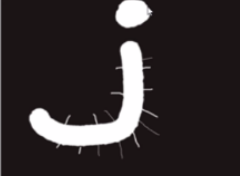
#> input picture img/img_erosion-dilation.png, 240 x 176 px
$ python img_erosion-dilation.py
#> lines starting #> are read from the running program, lines starting #| are printed output that depends on the picture
#图像被腐蚀处理后，它将去除噪声，但同时会压缩图像，
# 而图像膨胀操作可以去除噪声并保持原有形状
import cv2
import matplotlib.pyplot as plt
import numpy as np
img=cv2.imread("../../img/img_erosion-dilation.png")
#> img is the input picture: shape (176, 240, 3); mean B, G, R 47.4, 46.4, 52.7
kernel=np.ones((5,5),np.uint8)

erosion=cv2.erode(img,kernel)
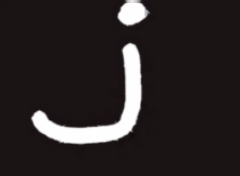
#> erosion: shape (176, 240, 3); mean B, G, R 39.5, 38.5, 45
dilation=cv2.dilate(erosion,kernel)

titles=["img_oridinal","img_erosion","img_erode"]
imgs=[img,erosion,dilation]

for i,(image,title) in enumerate(zip(imgs,titles)):
    plt.subplot(1,3,i+1)
    plt.imshow(image,"gray")
    plt.title(title)
    plt.axis('off')
#> this loop made 3 passes
#> title on passes 1 to 3: 'img_oridinal', 'img_erosion', 'img_erode'
plt.show()
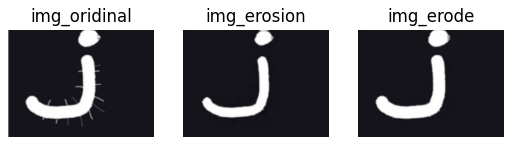
#> figure drawn by matplotlib, 3 panels; B, G, R data is drawn as R, G, B
